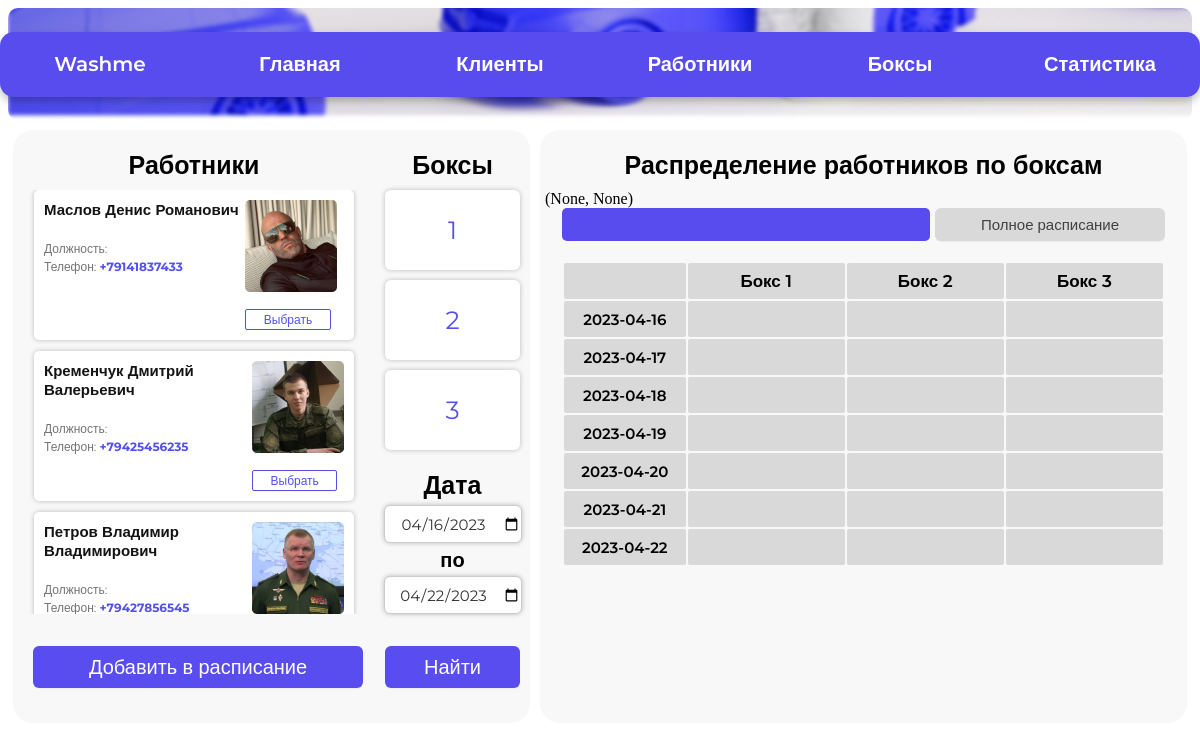
The page /workers on the database its author committed.
### tables this page shows
CREATE TABLE "worker" (
	"worker_id"	INTEGER NOT NULL,
	"worker_name"	VARCHAR(30) NOT NULL,
	"worker_phone"	VARCHAR(15) NOT NULL UNIQUE,
	PRIMARY KEY("worker_id" AUTOINCREMENT)
);

### Курсовая работа/controllers/workers.py (the view)
@app.route('/workers', methods=['get'])
def workers():
    conn = get_db_connection()
    worker_id = ""
    box_id = ""
    btn = 0
    first_date = datetime.today().strftime("%Y-%m-%d")
    second_date = (datetime.today() + timedelta(days=6)).strftime("%Y-%m-%d")
    session['first_date'] = first_date
    session['second_date'] = second_date
    if request.values.get('btn'):
        btn = int(request.values.get('btn'))
        session['btn'] = btn
    if request.values.get('worker_id'):
        worker_id = int(request.values.get('worker_id'))
        session['worker_id'] = worker_id
    if request.values.get('box_id'):
        box_id = int(request.values.get('box_id'))
        session['box_id'] = box_id
    if request.values.get('first_date'):
        first_date = request.values.get('first_date')
        session['first_date'] = first_date
    if request.values.get('second_date'):
        second_date = request.values.get('second_date')
        session['second_date'] = second_date
    if request.values.get('btn') == '3':
        session['worker_id'] = ""
        session['box_id'] = ""
    df_workers = get_workers(conn)
    df_worker_name = get_worker_name(conn, worker_id)
    df_days = get_dates(conn, session['first_date'], session['second_date'])
    if request.values.get('worker_id') and request.values.get('box_id') and int(request.values.get('btn')) == 1:
        df_set_box_worker = set_box_worker(conn, first_date, second_date, worker_id, box_id)
    df_worker_plan = get_worker_plan(conn, worker_id, first_date, second_date)
    df_all_plan = get_all_plan(conn, first_date, second_date)
    html = render_template(
    'workers.html',
    workers_list = df_workers,
    worker_id = session.get('worker_id'),
    box_id = session.get('box_id'),
    first_date = session.get('first_date'),
    second_date = session.get('second_date'),
    btn = session.get('btn'),
    worker_name = df_worker_name,
    days = df_days,
    worker_plan = df_worker_plan,
    all_plan = df_all_plan,
    len = len
    )
    return html

### Курсовая работа/models/workers_model.py (called while the page is built)
def get_workers(conn):
    return pandas.read_sql('''
    SELECT *
    FROM worker
    ''', conn)

def get_worker_name(conn, worker_id):
    return pandas.read_sql('''
    SELECT *
    FROM worker
    WHERE worker_id = :b_worker_id
    ''', conn, params={"b_worker_id": worker_id})

def get_dates(conn, first_date, second_date):
    return pandas.read_sql('''
    WITH RECURSIVE date_range(dt) AS (
    SELECT date(:b_first_date)
    UNION ALL
    SELECT date(dt, '+1 day')
    FROM date_range
    WHERE dt < date(:b_second_date)
    )
    SELECT dt FROM date_range;
    ''', conn, params={"b_first_date": first_date, "b_second_date": second_date})

def get_worker_plan(conn, worker_id, first_date, second_date):
    return pandas.read_sql('''
    SELECT *
    FROM box_worker
    WHERE worker_id = :b_worker_id AND ((work_date BETWEEN :b_first_date AND :b_second_date) OR
                       work_date = :b_first_date)
    ''', conn, params={"b_worker_id": worker_id, "b_first_date": first_date, "b_second_date": second_date})

def get_all_plan(conn, first_date, second_date):
    return pandas.read_sql('''
    SELECT *
    FROM box_worker JOIN worker USING (worker_id)
    WHERE (work_date BETWEEN :b_first_date and :b_second_date) or work_date = :b_first_date
    ''', conn, params={"b_first_date": first_date, "b_second_date": second_date})

### Курсовая работа/utils.py (called while the page is built)
def get_db_connection():
    return sqlite3.connect('moyka.db')

### Курсовая работа/templates/workers.html (shortened to what this page needs)
<!DOCTYPE HTML>
<html>
<head>
    <link rel="stylesheet" type="text/css" href="/static/css/workers.css" />
    {% macro render_table() %}
    <table>
        <tr>
            <td></td>
            <th>Бокс 1</th>
            <th>Бокс 2</th>
            <th>Бокс 3</th>
        </tr>
        {% for i in range(len(days)) %}
            <tr>
                <td class="time">
                    {{ days.loc[i, "dt"]}}
                </td>
                {% if (btn == 1 or btn == 2) and worker_id != "" %}
                    {% if worker_plan.loc[i, "work_date"] in days["dt"].tolist() and worker_plan.loc[i, "box_id"] == 1%}
                        <td class="slot_free">
                        </td>
                    {% else %}
                        <td class="slot_busy">
                        </td>
                    {% endif %}
                    {% if worker_plan.loc[i, "work_date"] in days["dt"].tolist() and worker_plan.loc[i, "box_id"] == 2%}
                        <td class="slot_free">
                        </td>
                    {% else %}
                        <td class="slot_busy">
                        </td>
                    {% endif %}
                    {% if worker_plan.loc[i, "work_date"] in days["dt"].tolist() and worker_plan.loc[i, "box_id"] == 3 %}
                        <td class="slot_free">
                        </td>
                    {% else %}
                        <td class="slot_busy">
                        </td>
                    {% endif %}
                {% else %}
                    {% if all_plan.loc[i, "work_date"] in days["dt"].tolist() and all_plan.loc[i, "box_id"] == 1 %}
                        <td class="slot_free">
                            {{ all_plan.loc[i, "worker_name"] }}
                        </td>
                    {% else %}
                        <td class="slot_busy">
                        </td>
                    {% endif %}
                    {% if all_plan.loc[i, "work_date"] in days["dt"].tolist() and all_plan.loc[i, "box_id"] == 2 %}
                        <td class="slot_free">
                            {{ all_plan.loc[i, "worker_name"] }}
                        </td>
                    {% else %}
                        <td class="slot_busy">
                        </td>
                    {% endif %}
                    {% if all_plan.loc[i, "work_date"] in days["dt"].tolist() and all_plan.loc[i, "box_id"] == 3 %}
                        <td class="slot_free">
                            {{ all_plan.loc[i, "worker_name"] }}
                        </td>
                    {% else %}
                        <td class="slot_busy">
                        </td>
                    {% endif %}
                {% endif %}
            </tr>
        {% endfor %}
    </table>
{% endmacro %}
</head>
<body>
    <header>
        <nav>
            <ul class="nav-block">
                <li class="nav-item"><a href="/">Washme</a></li>
                <li class="nav-item" {% if request.path == '/' %} id="active" {% endif %}><a href="/">Главная</a></li>
                <li class="nav-item"><a href="#">Клиенты</a></li>
                <li class="nav-item"><a href="#">Работники</a></li>
                <li class="nav-item"><a href="#">Боксы</a></li>
                <li class="nav-item"><a href="#">Статистика</a></li>
            </ul>
        </nav>
    </header>
    <div class="main">
        <div class = main_part>
            <form action="/workers" method="get">
                <div class="manage_center">
                    <div class="manage_tab">
                        <div class="workers_container">
                            <h3>Работники</h3>
                            <div class="workers_list">
                                {% for i in range(len(workers_list)) %}
                                <div class="worker_card">
                                    <div class="worker_image">
                                        <img src="/static/images/img_{{ i+1 }}.png" alt="Фотография работника">
                                        <div class="btn_choose">
                                            <label for="worker_{{ i+1 }}">Выбрать</label>
                                        </div>
                                    </div>
                                    <div class="worker_info">
                                        <div class="worker_name">
                                            {{ workers_list.loc[i, "worker_name"] }}
                                        </div>
                                        <div class="worker_desc_container">
                                            Должность:
                                        </div>
                                        <div class="worker_desc_container">
                                            Телефон: <span class="worker_desc">{{ workers_list.loc[i, "worker_phone"] }}</span>
                                        </div>
                                    </div>
                                </div>
                                {% endfor %}
                            </div>
                        </div>
                        <div class="boxes">
                            <h3>Боксы</h3>
                            <div class="radio_button_group">
                                {% for i in range(3) %}
                                <div class="radio_button">
                                        <label class="custom-radio-button" for="box{{ i+1 }}"><span>{{ i+1 }}</span></label><br>
                                </div>
                                {% endfor %}
                            </div>
                        </div>
                        <div class="date">
                            <h3>Дата</h3>
                            <div class="first_date">
                                <input type="date" name="first_date" value="{{ first_date }}">
                            </div>
                            <p>по</p>
                            <div class="second_date">
                                <input type="date" name="second_date" value="{{ second_date }}">
                            </div>
                        </div>
                        <div class="btn_container">
                            <button class="btn" id="btn_add" name="btn" value="1">Добавить в расписание</button>
                            <button class="btn" id="btn_search" name="btn"value="2">Найти</button>
                        </div>
                    </div>
                </div>
            </form>
        </div>
        <div class = main_part>
            <h3>Распределение работников по боксам</h3>
            {{ worker_id, btn  }}
            <div class="two_btn">
                {% if worker_id != "" %}
                    <div class="worker_plan" id="checked">{{ worker_name["worker_name"][0] }}</div>
                {% else %}
                    <div class="worker_plan"></div>
                {% endif %}
                <form action="/workers" method="get">
                {% if btn == 3 %}
                    <button class="btn" id="all_plan_active" name="btn" value="3">Полное расписание</button>
                {% else %}
                    <button class="btn" id="all_plan" name="btn" value="3">Полное расписание</button>
                {% endif %}
                </form>
            </div>
            <div class="table_plan">
                {{ render_table() }}
            </div>
        </div>
    </div>
</body>
</html>

### Курсовая работа/templates/workers.html (style rules this page uses)
header { background-image: url(static/images/nav-back.jpg); background-repeat: no-repeat; background-size: cover; }

### rows shown on the page
worker: worker_name "Маслов Денис Романович", worker_phone "+79141837433"
worker: worker_name "Кременчук Дмитрий Валерьевич", worker_phone "+79425456235"
worker: worker_name "Петров Владимир Владимирович", worker_phone "+79427856545"

### other values the page prints
{{ i+1 }} "1" "2" "3"
{{ worker_id, btn }} "(None, None)"
{{ days.loc[i, "dt"] }} "2023-04-16" "2023-04-17" "2023-04-18" "2023-04-19" "2023-04-20" "2023-04-21" "2023-04-22"
